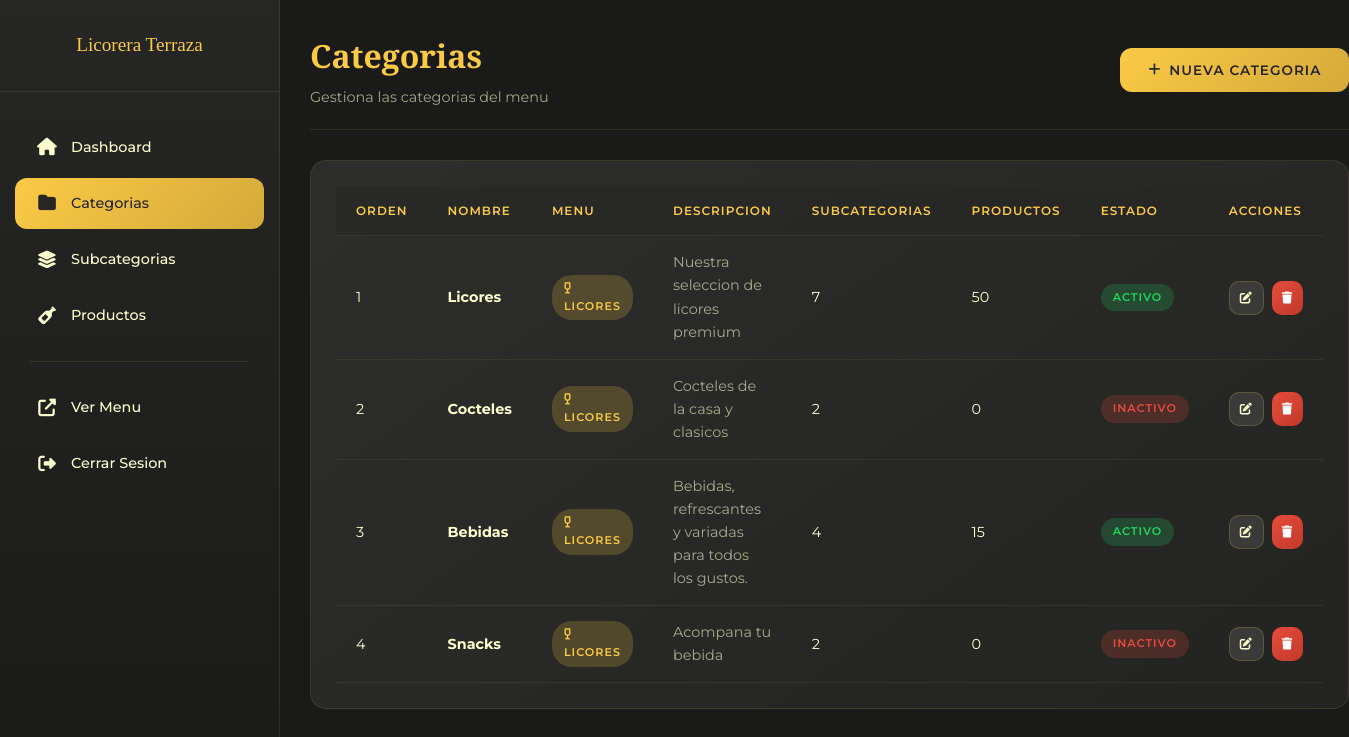
The page /admin/categorias.php (signed in) on the database its author committed.
### tables this page shows
CREATE TABLE `categorias` (
  `id` int(11) NOT NULL AUTO_INCREMENT,
  `nombre` varchar(100) NOT NULL,
  `descripcion` text DEFAULT NULL,
  `tipo_menu` enum('licores','comidas') DEFAULT 'licores',
  `orden` int(11) DEFAULT 0,
  `activo` tinyint(1) DEFAULT 1,
  `created_at` timestamp NULL DEFAULT current_timestamp(),
  `updated_at` timestamp NULL DEFAULT current_timestamp() ON UPDATE current_timestamp(),
  PRIMARY KEY (`id`)
);

### admin/categorias.php (the view, shortened to what this page needs)
<?php
$db = getConnection();
$categorias = $db->query("SELECT c.*,
    (SELECT COUNT(*) FROM subcategorias WHERE categoria_id = c.id) as total_subcategorias,
    (SELECT COUNT(*) FROM productos p JOIN subcategorias s ON p.subcategoria_id = s.id WHERE s.categoria_id = c.id) as total_productos
    FROM categorias c ORDER BY c.orden, c.nombre")->fetchAll();
?>
<!DOCTYPE html>
<html lang="es">
<head>
    <link rel="stylesheet" href="../assets/css/admin.css">
    <link rel="stylesheet" href="https://cdnjs.cloudflare.com/ajax/libs/font-awesome/6.4.0/css/all.min.css">
</head>
<body>
    <?php include 'includes/sidebar.php'; ?>
    <div class="admin-layout">
        <main class="admin-main">
            <div class="admin-header">
                <div>
                    <h1 class="page-title">Categorias</h1>
                    <p class="page-subtitle">Gestiona las categorias del menu</p>
                </div>
                <button class="btn btn-primary" onclick="openModal('crear')">
                    <i class="fas fa-plus"></i>
                    Nueva Categoria
                </button>
            </div>
            <div class="card">
                <div class="card-body">
                    <?php if (empty($categorias)): ?>
                    <p class="text-center text-muted">No hay categorias registradas</p>
                    <?php else: ?>
                    <div class="table-responsive">
                        <table class="table">
                            <thead>
                                <tr>
                                    <th>Orden</th>
                                    <th>Nombre</th>
                                    <th>Menu</th>
                                    <th>Descripcion</th>
                                    <th>Subcategorias</th>
                                    <th>Productos</th>
                                    <th>Estado</th>
                                    <th>Acciones</th>
                                </tr>
                            </thead>
                            <tbody>
                                <?php foreach ($categorias as $cat): ?>
                                <tr>
                                    <td><?= $cat['orden'] ?></td>
                                    <td><strong><?= htmlspecialchars($cat['nombre']) ?></strong></td>
                                    <td>
                                        <?php if (($cat['tipo_menu'] ?? 'licores') === 'licores'): ?>
                                        <span class="badge badge-gold"><i class="fas fa-wine-glass-alt"></i> Licores</span>
                                        <?php else: ?>
                                        <span class="badge badge-green"><i class="fas fa-utensils"></i> Comidas</span>
                                        <?php endif; ?>
                                    </td>
                                    <td class="text-muted"><?= htmlspecialchars($cat['descripcion'] ?: '-') ?></td>
                                    <td><?= $cat['total_subcategorias'] ?></td>
                                    <td><?= $cat['total_productos'] ?></td>
                                    <td>
                                        <?php if ($cat['activo']): ?>
                                        <span class="badge badge-success">Activo</span>
                                        <?php else: ?>
                                        <span class="badge badge-danger">Inactivo</span>
                                        <?php endif; ?>
                                    </td>
                                    <td>
                                        <div class="table-actions">
                                            <button class="btn btn-sm btn-secondary btn-icon"
                                                    onclick="openModal('editar', <?= htmlspecialchars(json_encode($cat)) ?>)"
                                                    title="Editar">
                                                <i class="fas fa-edit"></i>
                                            </button>
                                            <button class="btn btn-sm btn-danger btn-icon"
                                                    onclick="confirmarEliminar(<?= $cat['id'] ?>, '<?= htmlspecialchars(addslashes($cat['nombre'])) ?>')"
                                                    title="Eliminar">
                                                <i class="fas fa-trash"></i>
                                            </button>
                                        </div>
                                    </td>
                                </tr>
                                <?php endforeach; ?>
                            </tbody>
                        </table>
                    </div>
                    <?php endif; ?>
                </div>
            </div>
        </main>
    </div>
</body>
</html>

### assets/css/admin.css (style rules this page uses)
:root { --color-dark: #262624; --color-gold: #fbca45; --color-cream: #feffcf; --color-green: #1ed760; --color-dark-light: #3a3a38; --color-dark-lighter: #4a4a48; --color-gold-dark: #d4a93a; --color-red: #e74c3c; --color-red-dark: #c0392b; --font-display: 'Playfair Display', Georgia, serif; --font-body: 'Montserrat', -apple-system, sans-serif; --transition: all 0.3s cubic-bezier(0.4, 0, 0.2, 1); --shadow: 0 4px 20px rgba(0, 0, 0, 0.3); --shadow-lg: 0 10px 40px rgba(0, 0, 0, 0.4); }
* { margin: 0; padding: 0; box-sizing: border-box; }
body { font-family: var(--font-body); background-color: #1a1a18; color: var(--color-cream); line-height: 1.6; min-height: 100vh; }
.btn { display: inline-flex; align-items: center; justify-content: center; gap: 8px; padding: 14px 28px; font-family: var(--font-body); font-size: 0.85rem; font-weight: 600; text-transform: uppercase; letter-spacing: 1px; border: none; border-radius: 12px; cursor: pointer; transition: var(--transition); text-decoration: none; }
.btn-primary { background: linear-gradient(135deg, var(--color-gold), var(--color-gold-dark)); color: var(--color-dark); }
.btn-secondary { background: var(--color-dark-light); color: var(--color-cream); border: 1px solid rgba(251, 202, 69, 0.2); }
.btn-danger { background: linear-gradient(135deg, var(--color-red), var(--color-red-dark)); color: white; }
.btn-sm { padding: 8px 16px; font-size: 0.75rem; }
.btn-icon { padding: 10px; border-radius: 10px; }
.admin-layout { display: flex; min-height: 100vh; }
.admin-main { flex: 1; margin-left: 280px; padding: 30px; min-height: 100vh; }
.admin-header { display: flex; justify-content: space-between; align-items: center; margin-bottom: 30px; padding-bottom: 20px; border-bottom: 1px solid rgba(251, 202, 69, 0.1); }
.page-title { font-family: var(--font-display); font-size: 2rem; color: var(--color-gold); }
.page-subtitle { font-size: 0.9rem; color: var(--color-cream); opacity: 0.6; margin-top: 5px; }
.card { background: linear-gradient(145deg, rgba(58, 58, 56, 0.6), rgba(38, 38, 36, 0.8)); border-radius: 16px; border: 1px solid rgba(251, 202, 69, 0.1); overflow: hidden; }
.card-body { padding: 25px; }
.table-responsive { overflow-x: auto; }
.table { width: 100%; border-collapse: collapse; }
.table th, .table td { padding: 15px 20px; text-align: left; border-bottom: 1px solid rgba(251, 202, 69, 0.08); }
.table th { font-size: 0.75rem; font-weight: 600; text-transform: uppercase; letter-spacing: 1px; color: var(--color-gold); background: rgba(38, 38, 36, 0.5); }
.table td { font-size: 0.9rem; color: var(--color-cream); }
.table tbody tr { transition: var(--transition); }
.table-actions { display: flex; gap: 8px; }
.badge { display: inline-block; padding: 5px 12px; font-size: 0.7rem; font-weight: 600; text-transform: uppercase; letter-spacing: 1px; border-radius: 20px; }
.badge-success { background: rgba(30, 215, 96, 0.2); color: var(--color-green); }
.badge-danger { background: rgba(231, 76, 60, 0.2); color: var(--color-red); }
.badge-gold { background: rgba(251, 202, 69, 0.2); color: var(--color-gold); }
.text-muted { opacity: 0.6; }

### rows shown on the page
categorias: orden "1", nombre "Licores", tipo_menu "licores" (drawn), descripcion "Nuestra seleccion de licores premium", total_subcategorias "7", total_productos "50", activo "ACTIVO"
categorias: orden "2", nombre "Cocteles", tipo_menu "licores" (drawn), descripcion "Cocteles de la casa y clasicos", total_subcategorias "2", total_productos "0", activo "INACTIVO"
categorias: orden "3", nombre "Bebidas", tipo_menu "licores" (drawn), descripcion "Bebidas, refrescantes y variadas para todos los gustos.", total_subcategorias "4", total_productos "15", activo "ACTIVO"
categorias: orden "4", nombre "Snacks", tipo_menu "licores" (drawn), descripcion "Acompana tu bebida", total_subcategorias "2", total_productos "0", activo "INACTIVO"
